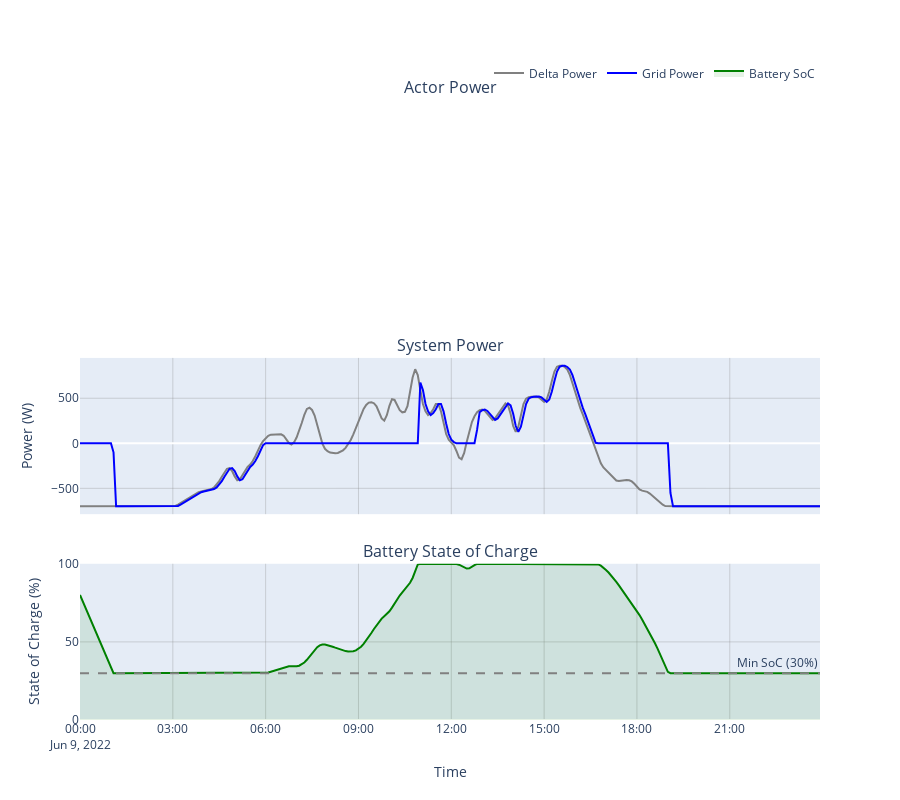

The cell this chart's notebook holds for it:
### Markdown cell above
## Visualization

The log contains metrics from all consumers, producers, the battery, and the grid.
Let's visualize the results to see the key patterns:

- **At night**: No solar power, so the battery provides power until it's depleted, then power comes from the public grid.
- **During the day**: Solar panels produce more power than the server needs, so excess energy charges the battery. Once the battery is full, energy is fed back to the public grid.
- **At evening**: Solar power decreases and the battery gets discharged.

Note:
- **Delta power** describes the sum over all actors' power (consumers and producers), so it's the current deficit or excess of electricity.
- **Grid power** describs the power that has been drawn or fed into the public grind during the last simulation step, hence, after considering the charging/discharging of batteries.

### Code cell
# Create a comprehensive plot using the overview layout
fig = vs.plot_microgrid_trace(df)
fig.show()

### Figure 1 — Plotly figure (JSON) as saved in the notebook; plotly's stock layout.template omitted (floating-point values rounded to 4 significant figures; data arrays with more than 128 entries replaced by an {"elided": "..."} marker saying what was removed)
{"data": [{"hovertemplate": "Delta Power: %{y:.1f} W<extra></extra>", "line": {"color": "gray"}, "name": "Delta Power", "type": "scatter", "x": {"elided": "288 str values"}, "xaxis": "x2", "y": {"elided": "288 float values"}, "yaxis": "y2"}, {"hovertemplate": "Grid Power: %{y:.1f} W<extra></extra>", "line": {"color": "blue"}, "name": "Grid Power", "type": "scatter", "x": {"elided": "288 str values"}, "xaxis": "x2", "y": {"elided": "288 float values"}, "yaxis": "y2"}, {"fill": "tozeroy", "fillcolor": "rgba(0,128,0,0.1)", "hovertemplate": "SoC: %{y:.1f}%<extra></extra>", "line": {"color": "green"}, "name": "Battery SoC", "type": "scatter", "x": {"elided": "288 str values"}, "xaxis": "x3", "y": {"elided": "288 float values"}, "yaxis": "y3"}], "layout": {"annotations": [{"font": {"size": 16}, "showarrow": false, "text": "Actor Power", "x": 0.5, "xanchor": "center", "xref": "paper", "y": 1, "yanchor": "bottom", "yref": "paper"}, {"font": {"size": 16}, "showarrow": false, "text": "System Power", "x": 0.5, "xanchor": "center", "xref": "paper", "y": 0.584, "yanchor": "bottom", "yref": "paper"}, {"font": {"size": 16}, "showarrow": false, "text": "Battery State of Charge", "x": 0.5, "xanchor": "center", "xref": "paper", "y": 0.252, "yanchor": "bottom", "yref": "paper"}, {"showarrow": false, "text": "Min SoC (30%)", "x": 1, "xanchor": "right", "xref": "x3 domain", "y": 30, "yanchor": "bottom", "yref": "y3"}], "height": 800, "hovermode": "x unified", "legend": {"orientation": "h", "x": 1, "xanchor": "right", "y": 1.02, "yanchor": "bottom"}, "shapes": [{"line": {"color": "gray", "dash": "dash"}, "type": "line", "x0": 0, "x1": 1, "xref": "x3 domain", "y0": 30, "y1": 30, "yref": "y3"}], "showlegend": true, "xaxis": {"anchor": "y", "domain": [0, 1], "gridcolor": "rgba(128,128,128,0.3)", "gridwidth": 1, "matches": "x3", "showgrid": true, "showticklabels": false}, "xaxis2": {"anchor": "y2", "domain": [0, 1], "gridcolor": "rgba(128,128,128,0.3)", "gridwidth": 1, "matches": "x3", "showgrid": true, "showticklabels": false}, "xaxis3": {"anchor": "y3", "domain": [0, 1], "gridcolor": "rgba(128,128,128,0.3)", "gridwidth": 1, "showgrid": true, "title": {"text": "Time"}}, "yaxis": {"anchor": "x", "domain": [0.664, 1], "gridcolor": "rgba(128,128,128,0.3)", "gridwidth": 1, "showgrid": true, "title": {"text": "Power (W)"}}, "yaxis2": {"anchor": "x2", "domain": [0.332, 0.584], "gridcolor": "rgba(128,128,128,0.3)", "gridwidth": 1, "showgrid": true, "title": {"text": "Power (W)"}}, "yaxis3": {"anchor": "x3", "domain": [0, 0.252], "gridcolor": "rgba(128,128,128,0.3)", "gridwidth": 1, "range": [0, 100], "showgrid": true, "title": {"text": "State of Charge (%)"}}}}
